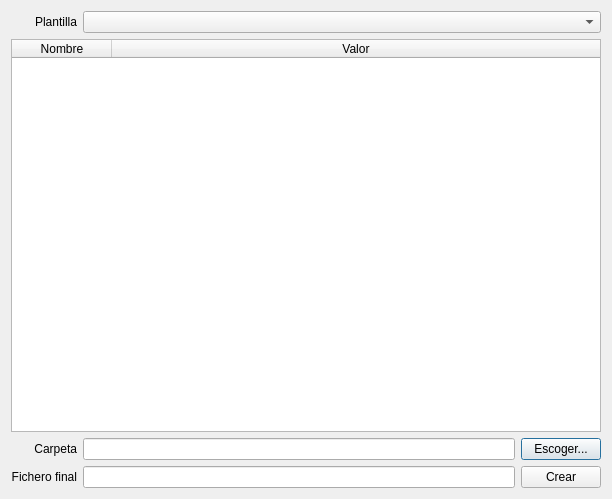
<?xml version="1.0" encoding="UTF-8"?>
<ui version="4.0">
 <class>DlgCreateConfigFile</class>
 <widget class="QDialog" name="DlgCreateConfigFile">
  <property name="geometry">
   <rect>
    <x>0</x>
    <y>0</y>
    <width>612</width>
    <height>499</height>
   </rect>
  </property>
  <property name="windowTitle">
   <string>Crear fichero de configuración</string>
  </property>
  <layout class="QGridLayout" name="gridLayout">
   <item row="0" column="0">
    <widget class="QLabel" name="label">
     <property name="text">
      <string>Plantilla</string>
     </property>
     <property name="alignment">
      <set>Qt::AlignRight|Qt::AlignTrailing|Qt::AlignVCenter</set>
     </property>
    </widget>
   </item>
   <item row="0" column="1" colspan="2">
    <widget class="QComboBox" name="templateComboBox"/>
   </item>
   <item row="1" column="0" colspan="3">
    <widget class="QTableWidget" name="valuesTable">
     <attribute name="horizontalHeaderStretchLastSection">
      <bool>true</bool>
     </attribute>
     <column>
      <property name="text">
       <string>Nombre</string>
      </property>
     </column>
     <column>
      <property name="text">
       <string>Valor</string>
      </property>
     </column>
    </widget>
   </item>
   <item row="2" column="2">
    <widget class="QPushButton" name="choosePathButton">
     <property name="text">
      <string>Escoger...</string>
     </property>
    </widget>
   </item>
   <item row="3" column="0">
    <widget class="QLabel" name="label_2">
     <property name="text">
      <string>Fichero final</string>
     </property>
     <property name="alignment">
      <set>Qt::AlignRight|Qt::AlignTrailing|Qt::AlignVCenter</set>
     </property>
    </widget>
   </item>
   <item row="3" column="1">
    <widget class="QLineEdit" name="outFileLineEdit"/>
   </item>
   <item row="3" column="2">
    <widget class="QPushButton" name="createButton">
     <property name="text">
      <string>Crear</string>
     </property>
    </widget>
   </item>
   <item row="2" column="1">
    <widget class="QLineEdit" name="outPathLineEdit"/>
   </item>
   <item row="2" column="0">
    <widget class="QLabel" name="label_3">
     <property name="text">
      <string>Carpeta</string>
     </property>
     <property name="alignment">
      <set>Qt::AlignRight|Qt::AlignTrailing|Qt::AlignVCenter</set>
     </property>
    </widget>
   </item>
  </layout>
 </widget>
 <tabstops>
  <tabstop>templateComboBox</tabstop>
  <tabstop>valuesTable</tabstop>
  <tabstop>outPathLineEdit</tabstop>
  <tabstop>choosePathButton</tabstop>
  <tabstop>outFileLineEdit</tabstop>
  <tabstop>createButton</tabstop>
 </tabstops>
 <resources/>
 <connections/>
</ui>
